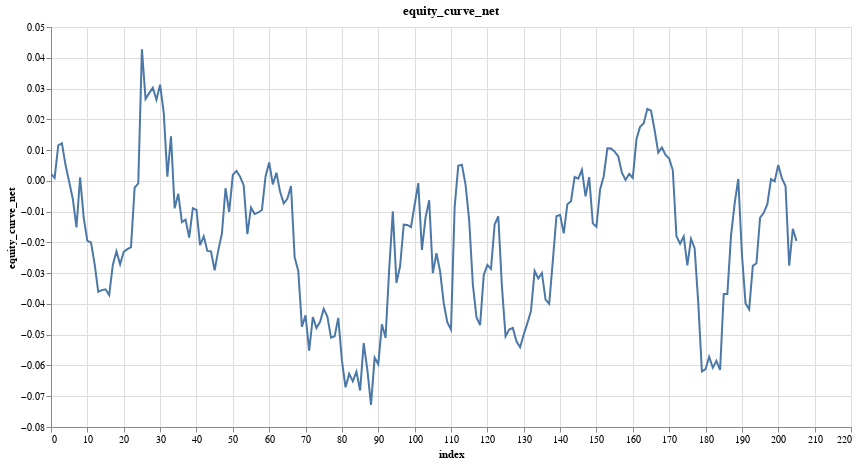

Source (notebook cell):
### Code cell
research.plot_column(model_trades, 'equity_curve_net')

### Figure 1 — Vega specification as saved in the notebook (floating-point values rounded to 4 significant figures; data arrays with more than 128 entries replaced by an {"elided": "..."} marker saying what was removed)
{"$schema": "https://vega.github.io/schema/vega/v5.json", "data": [{"name": "param_17_store"}, {"name": "source_0", "values": {"elided": "206 records"}}, {"name": "source_0_x_domain_index", "values": [{"min": 0, "max": 205}]}, {"name": "source_0_y_domain_equity_curve_net", "values": [{"min": -0.07279, "max": 0.04274}]}], "signals": [{"name": "unit", "value": {}, "on": [{"events": "pointermove", "update": "isTuple(group()) ? group() : unit"}]}, {"name": "param_17", "update": "vlSelectionResolve(\"param_17_store\", \"union\")"}, {"name": "param_17_index", "on": [{"events": [{"source": "view", "type": "dblclick"}], "update": "null"}, {"events": {"signal": "param_17_translate_delta"}, "update": "panLinear(param_17_translate_anchor.extent_x, -param_17_translate_delta.x / width)"}, {"events": {"signal": "param_17_zoom_delta"}, "update": "zoomLinear(domain(\"x\"), param_17_zoom_anchor.x, param_17_zoom_delta)"}]}, {"name": "param_17_equity_curve_net", "on": [{"events": [{"source": "view", "type": "dblclick"}], "update": "null"}, {"events": {"signal": "param_17_translate_delta"}, "update": "panLinear(param_17_translate_anchor.extent_y, param_17_translate_delta.y / height)"}, {"events": {"signal": "param_17_zoom_delta"}, "update": "zoomLinear(domain(\"y\"), param_17_zoom_anchor.y, param_17_zoom_delta)"}]}, {"name": "param_17_tuple", "on": [{"events": [{"signal": "param_17_index || param_17_equity_curve_net"}], "update": "param_17_index && param_17_equity_curve_net ? {unit: \"\", fields: param_17_tuple_fields, values: [param_17_index,param_17_equity_curve_net]} : null"}]}, {"name": "param_17_tuple_fields", "value": [{"field": "index", "channel": "x", "type": "R"}, {"field": "equity_curve_net", "channel": "y", "type": "R"}]}, {"name": "param_17_translate_anchor", "value": {}, "on": [{"events": [{"source": "scope", "type": "pointerdown"}], "update": "{x: x(unit), y: y(unit), extent_x: domain(\"x\"), extent_y: domain(\"y\")}"}]}, {"name": "param_17_translate_delta", "value": {}, "on": [{"events": [{"source": "window", "between": [{"source": "scope", "type": "pointerdown"}, {"source": "window", "type": "pointerup"}], "consume": true, "type": "pointermove"}], "update": "{x: param_17_translate_anchor.x - x(unit), y: param_17_translate_anchor.y - y(unit)}"}]}, {"name": "param_17_zoom_anchor", "on": [{"events": [{"source": "scope", "type": "wheel", "consume": true}], "update": "{x: invert(\"x\", x(unit)), y: invert(\"y\", y(unit))}"}]}, {"name": "param_17_zoom_delta", "on": [{"events": [{"source": "scope", "consume": true, "type": "wheel"}], "update": "pow(1.001, event.deltaY * pow(16, event.deltaMode))", "force": true}]}, {"name": "param_17_modify", "on": [{"events": {"signal": "param_17_tuple"}, "update": "modify(\"param_17_store\", param_17_tuple, true)"}]}], "marks": [{"type": "line", "name": "marks", "from": {"data": "source_0"}, "sort": {"field": "x"}, "encode": {"update": {"stroke": {"value": "#4c78a8"}, "x": {"field": "index", "scale": "x"}, "tooltip": {"signal": "{\"index\": format(datum[\"index\"], \"\"), \"equity_curve_net\": format(datum[\"equity_curve_net\"], \"\")}"}, "defined": {"signal": "isValid(datum[\"index\"]) && isFinite(+datum[\"index\"]) && isValid(datum[\"equity_curve_net\"]) && isFinite(+datum[\"equity_curve_net\"])"}, "y": {"field": "equity_curve_net", "scale": "y"}}}, "style": ["line"], "interactive": true, "clip": true}], "scales": [{"name": "x", "type": "linear", "domain": [{"signal": "(data(\"source_0_x_domain_index\")[0] || {}).min"}, {"signal": "(data(\"source_0_x_domain_index\")[0] || {}).max"}], "range": [0, {"signal": "width"}], "domainRaw": {"signal": "param_17[\"index\"]"}, "nice": true, "zero": false}, {"name": "y", "type": "linear", "domain": [{"signal": "(data(\"source_0_y_domain_equity_curve_net\")[0] || {}).min"}, {"signal": "(data(\"source_0_y_domain_equity_curve_net\")[0] || {}).max"}], "range": [{"signal": "height"}, 0], "zero": true, "domainRaw": {"signal": "param_17[\"equity_curve_net\"]"}, "nice": true}], "axes": [{"scale": "x", "zindex": 0, "tickCount": {"signal": "ceil(width/40)"}, "gridScale": "y", "labels": false, "ticks": false, "aria": false, "grid": true, "orient": "bottom", "domain": false, "maxExtent": 0, "minExtent": 0}, {"scale": "y", "tickCount": {"signal": "ceil(height/40)"}, "gridScale": "x", "domain": false, "maxExtent": 0, "orient": "left", "aria": false, "zindex": 0, "grid": true, "labels": false, "minExtent": 0, "ticks": false}, {"scale": "x", "zindex": 0, "tickCount": {"signal": "ceil(width/40)"}, "labelOverlap": true, "orient": "bottom", "grid": false, "title": "index", "labelFlush": true}, {"scale": "y", "orient": "left", "labelOverlap": true, "tickCount": {"signal": "ceil(height/40)"}, "title": "equity_curve_net", "grid": false, "zindex": 0}], "title": {"text": "equity_curve_net", "frame": "group"}, "style": "cell", "height": 400, "width": 800, "background": "white", "padding": 5}
